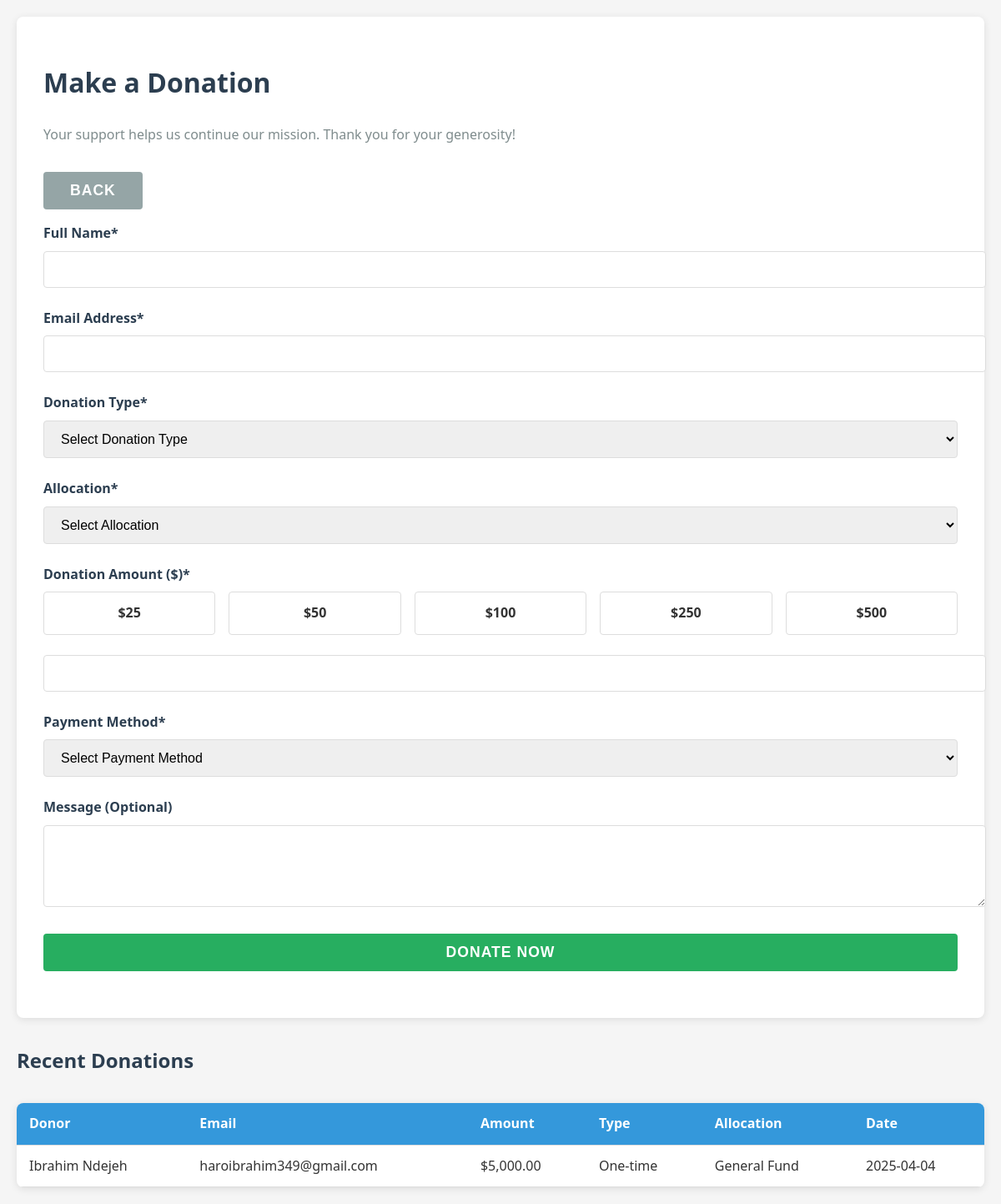
The app's page /donate.php with its own data.
### tables this page shows
CREATE TABLE `donations` (
  `id` int(11) NOT NULL,
  `name` varchar(100) NOT NULL,
  `email` varchar(100) NOT NULL,
  `donation_type` varchar(50) NOT NULL,
  `allocation` varchar(50) NOT NULL,
  `amount` decimal(10,2) NOT NULL,
  `message` text DEFAULT NULL,
  `payment_method` varchar(50) NOT NULL,
  `donation_date` datetime NOT NULL
);

### donate.php (the view, shortened to what this page needs)
<?php
require_once 'db.php';
try
{
    $donations = $pdo->query("SELECT name, email, amount, donation_type as type, allocation, DATE_FORMAT(donation_date, '%Y-%m-%d') as date FROM donations ORDER BY donation_date DESC")->fetchAll(PDO::FETCH_ASSOC);
} catch (PDOException $e)
{
    $donations = [];
    $_SESSION['errors'][] = "Error fetching donations: " . $e->getMessage();
}
?>
<!DOCTYPE html>
<html lang="en">
<head>
</head>
<body>
    <div class="container">
        <div class="donate-page">
            <h1>Make a Donation</h1>
            <p>Your support helps us continue our mission. Thank you for your generosity!</p>
            <form action="donate.php" method="post" class="donation-form">
                <button type="button" class="btn btn-back" onclick="window.history.back()">Back</button>
                <div class="form-group">
                    <label for="name">Full Name*</label>
                    <input type="text" id="name" name="name" class="form-control"
                           value="<?php echo isset($_SESSION['form_data']['name']) ? htmlspecialchars($_SESSION['form_data']['name']) : ''; ?>" required>
                </div>
                <div class="form-group">
                    <label for="email">Email Address*</label>
                    <input type="email" id="email" name="email" class="form-control"
                           value="<?php echo isset($_SESSION['form_data']['email']) ? htmlspecialchars($_SESSION['form_data']['email']) : ''; ?>" required>
                </div>
                <div class="form-group">
                    <label for="donation_type">Donation Type*</label>
                    <select id="donation_type" name="donation_type" class="form-control" required>
                        <option value="">Select Donation Type</option>
                    </select>
                </div>
                <div class="form-group">
                    <label for="allocation">Allocation*</label>
                    <select id="allocation" name="allocation" class="form-control" required>
                        <option value="">Select Allocation</option>
                    </select>
                </div>
                <div class="form-group">
                    <label for="amount">Donation Amount ($)*</label>
                    <div class="donation-amounts">
                        <div class="donation-amount" data-amount="25">$25</div>
                        <div class="donation-amount" data-amount="50">$50</div>
                        <div class="donation-amount" data-amount="100">$100</div>
                        <div class="donation-amount" data-amount="250">$250</div>
                        <div class="donation-amount" data-amount="500">$500</div>
                    </div>
                    <input type="number" id="amount" name="amount" min="1" step="0.01" class="form-control"
                           value="<?php echo isset($_SESSION['form_data']['amount']) ? htmlspecialchars($_SESSION['form_data']['amount']) : ''; ?>" required>
                </div>
                <div class="form-group">
                    <label for="payment_method">Payment Method*</label>
                    <select id="payment_method" name="payment_method" class="form-control" required>
                        <option value="">Select Payment Method</option>
                    </select>
                </div>
                <div class="form-group">
                    <label for="message">Message (Optional)</label>
                    <textarea id="message" name="message" class="form-control" rows="4"><?php echo isset($_SESSION['form_data']['message']) ? htmlspecialchars($_SESSION['form_data']['message']) : ''; ?></textarea>
                </div>
                <div class="form-group">
                    <button type="submit" class="btn btn-donate">Donate Now</button>
                </div>
            </form>
        </div>
        <h2>Recent Donations</h2>
        <?php if (!empty($donations)): ?>
            <table class="donations-table">
                <thead>
                    <tr>
                        <th>Donor</th>
                        <th>Email</th>
                        <th>Amount</th>
                        <th>Type</th>
                        <th>Allocation</th>
                        <th>Date</th>
                    </tr>
                </thead>
                <tbody>
                    <?php foreach ($donations as $donation): ?>
                        <tr>
                            <td><?php echo htmlspecialchars($donation['name']); ?></td>
                            <td><?php echo htmlspecialchars($donation['email']); ?></td>
                            <td>$<?php echo number_format($donation['amount'], 2); ?></td>
                            <td><?php echo htmlspecialchars($donation['type']); ?></td>
                            <td><?php echo htmlspecialchars($donation['allocation']); ?></td>
                            <td><?php echo htmlspecialchars($donation['date']); ?></td>
                        </tr>
                    <?php endforeach; ?>
                </tbody>
            </table>
        <?php else: ?>
            <p>No donations found.</p>
        <?php endif; ?>
    </div>
</body>
</html>

### donate.php (style rules this page uses)
body { font-family: 'Segoe UI', Tahoma, Geneva, Verdana, sans-serif; line-height: 1.6; color: #333; background-color: #f5f5f5; margin: 0; padding: 0; }
.container { max-width: 1200px; margin: 0 auto; padding: 20px; }
.donate-page { background: #fff; border-radius: 8px; box-shadow: 0 2px 10px rgba(0, 0, 0, 0.1); padding: 2rem; margin-bottom: 2rem; }
h1, h2 { color: #2c3e50; margin-bottom: 1.5rem; }
p { color: #7f8c8d; margin-bottom: 2rem; line-height: 1.6; }
.donation-form { margin-top: 2rem; }
.form-group { margin-bottom: 1.5rem; }
.form-group label { display: block; margin-bottom: 0.5rem; color: #2c3e50; font-weight: 600; }
.form-control { width: 100%; padding: 0.75rem 1rem; font-size: 1rem; border: 1px solid #ddd; border-radius: 4px; transition: border-color 0.3s ease; }
.donations-table { width: 100%; border-collapse: collapse; margin-top: 2rem; background: #fff; border-radius: 8px; box-shadow: 0 2px 10px rgba(0, 0, 0, 0.1); overflow: hidden; }
.donations-table th, .donations-table td { padding: 12px 15px; text-align: left; border-bottom: 1px solid #ddd; }
.donations-table th { background-color: #3498db; color: white; font-weight: 600; }
.btn { padding: 0.75rem 2rem; font-size: 1.1rem; font-weight: 600; border: none; border-radius: 4px; cursor: pointer; transition: background-color 0.3s ease; text-transform: uppercase; letter-spacing: 1px; }
.btn-back { background-color: #95a5a6; color: white; margin-bottom: 1rem; }
.btn-donate { background-color: #27ae60; color: white; width: 100%; }
.donation-amounts { display: flex; gap: 1rem; margin-bottom: 1.5rem; }
.donation-amount { flex: 1; text-align: center; padding: 0.75rem; border: 1px solid #ddd; border-radius: 4px; cursor: pointer; transition: all 0.3s ease; font-weight: 600; }

### records on screen
donations: name "Ibrahim Ndejeh", email "haroibrahim349@gmail.com", amount "5,000.00", donation_type "One-time", allocation "General Fund", date "2025-04-04"
